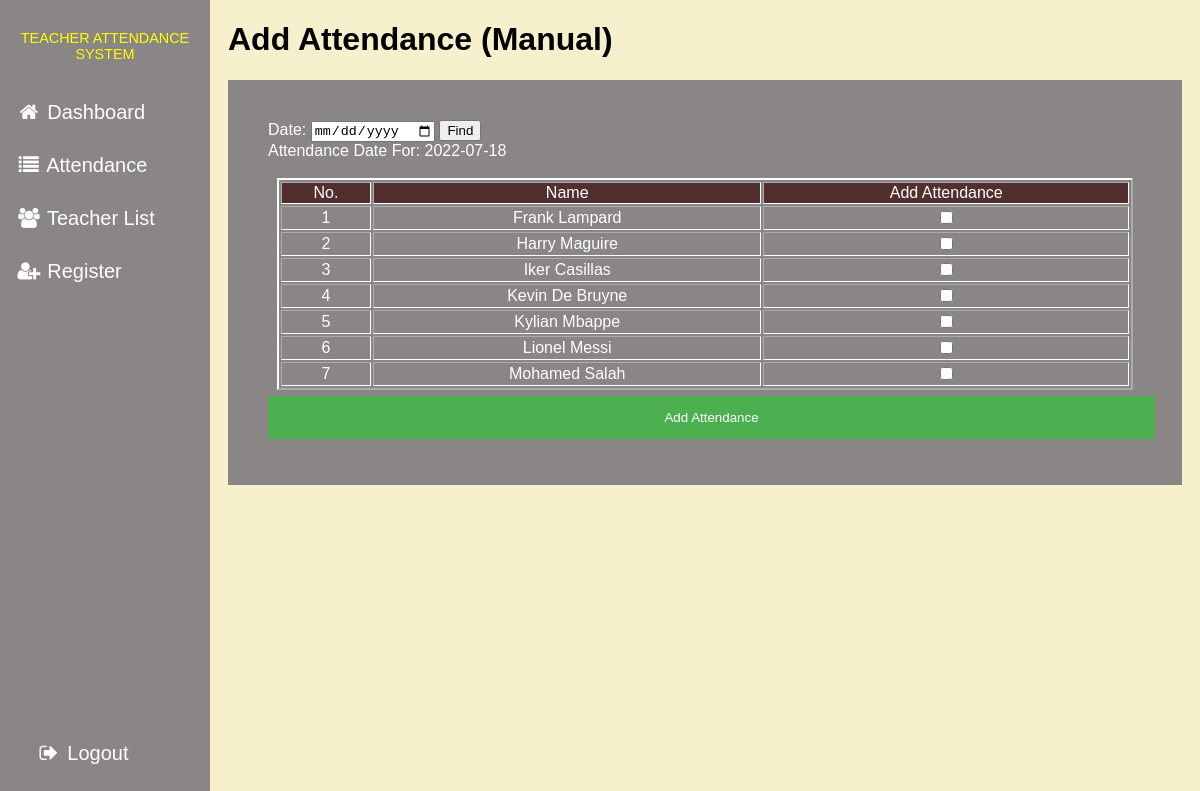
Page /admin/attendanceAdd.php (signed in) on the committed database.
### tables this page shows
CREATE TABLE `teacher` (
  `teacherID` int(11) NOT NULL,
  `teacherName` varchar(99) NOT NULL,
  `teacherTelNo` varchar(99) NOT NULL,
  `teacherEmail` varchar(99) NOT NULL,
  `teacherStatus` varchar(99) NOT NULL
);

### admin/attendanceAdd.php (the view, shortened to what this page needs)
<?php
include("db.php");
?>
<!DOCTYPE html>
<html>
	<head>
		<link rel="stylesheet" href="https://cdnjs.cloudflare.com/ajax/libs/font-awesome/4.7.0/css/font-awesome.min.css">
		<link rel="stylesheet" href="adminstyle.css">
	</head>
	<body>
		<div class="sidebar">
			<p class="sidetitle">TEACHER ATTENDANCE SYSTEM</p>
			<br>
			<a href="admin.php"><i class="fa fa-fw fa-home"></i> Dashboard</a>
			<br>
			<a href="attendancerecord.php"><i class="fa fa-fw fa-list"></i> Attendance</a>
			<br>
			<a href="list.php"><i class="fa fa-fw fa-users"></i> Teacher List</a>
			<br>
			<a href="register.php"><i class="fa fa-fw fa-user-plus"></i> Register</a>
			<br>
			<div class="bottomleft">
				<a href="logout.php"><i class="fa fa-fw fa-sign-out"></i> Logout</a>
			</div>
		</div>
		<div class="main">
			<h1>Add Attendance (Manual)</h1>
			<div class='container'>
                <?php
                    $curdate = date("Y-m-d");
                ?>
                <form method="POST">
                    Date: <input type="date" id="date" name="tarikh">
                    <button type="submit" name="submit"> Find </button>
                </form>
                Attendance Date For: <?php echo $curdate ?>
				<form method="POST" enctype="multipart/form-data">
                    <br>
                   <table border="2" class="table" id="myTable">
                        <tr style="background: #522e2e;">
                        <td>No.</td>
                        <td>Name</td>
                        <td>Add Attendance</td>
                        </tr>
                        <?php
                            $keluar = mysqli_query($con,"SELECT teacherName FROM teacher WHERE teacherStatus = 'Tetap'");
                            $array1 = array();
                            $array2 = array();
                            while ($row2 = mysqli_fetch_assoc($keluar)) {
                            $array2[] = $row2['teacherName'];
                            }
                            $takhadir=array_values(array_diff($array2,$array1));
                            sort($takhadir);
                            $rx=count($takhadir);
                            $nom2=1;
                            for ($u=0;$u<$rx;$u++)
                            {
                                $senaraitakhadir = mysqli_query($con,"SELECT * FROM teacher WHERE teacherName = '$takhadir[$u]'");
                                while($data2 = mysqli_fetch_assoc($senaraitakhadir))
                                {
                        ?>
                                    <tr>
                                        <td><?php echo $nom2?></td>
                                        <td><?php echo $data2['teacherName'];?></td>
                                        <td><input type="checkbox" name="guru[]" value="<?php echo $data2['teacherName'];?>"></td>
                                    </tr>
                        <?php
                                    $nom2=$nom2+1;
                                }
                            }
                        ?>
                    </table>
                   <button type="submit" class="registerbtn" name="tambah">Add Attendance</button>
				</form>
			</div>
		</div>
	</body>
</html>

### admin/adminstyle.css (style rules this page uses)
body, html { height: 99%; font-family: Arial, Helvetica, sans-serif; background-color:rgb(247, 240, 205) }
.sidebar { height: 99%; width: 210px; position: fixed; z-index: 1; top: 0; left: 0; background-color: rgb(139, 134, 134); overflow-x: hidden; padding-top: 16px; }
.sidebar a { padding: 6px 8px 6px 16px; text-decoration: none; font-size: 20px; color: #ffffff; display: block; }
.main { margin-left: 210px; padding: 0px 10px; }
.bottomleft { position: absolute; bottom: 50px; left: 20px; font-size: 20px; }
.container { padding: 40px; background-color: rgb(139, 134, 134); color: #ffffff; }
div { padding: 10px 0; }
.registerbtn { align-items: center; width: 101.5%; background-color: #4CAF50; color: white; padding: 14px 20px; margin: 6px 0; border: none; border-radius: 4px; cursor: pointer; }
.sidetitle { font-size: 90%; text-align:center; color:yellow; }
.table { text-align:center; table-layout: auto; width: 98%; overflow-x: auto; border-color: white; margin-left: auto; margin-right: auto; counter-reset: rowNumber; }

### rows in the picture
teacher: teacherName "Frank Lampard"
teacher: teacherName "Harry Maguire"
teacher: teacherName "Iker Casillas"
teacher: teacherName "Kevin De Bruyne"
teacher: teacherName "Kylian Mbappe"
teacher: teacherName "Lionel Messi"
teacher: teacherName "Mohamed Salah"

### other values in the picture
$curdate "2022-07-18"
